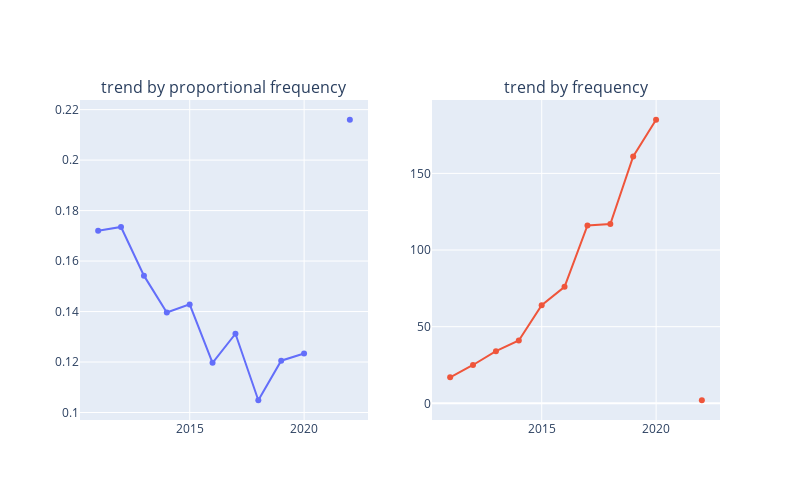

The notebook cell this image was saved under:
### Code cell
import plotly.express as px
import plotly.graph_objects as go
from plotly.subplots import make_subplots

word = 'kill'
country = 'India'

fig = make_subplots(rows = 1, cols = 2, subplot_titles=("trend by proportional frequency", "trend by frequency"))

df1 = df[(df['word']== word)& (df['country']==country)]
df1 = df1[df['time'].dt.year>2009]

fig.add_trace(go.Scatter( x = df1['time'], y=df1['prop_frequency']), row=1, col=1 )
fig.add_trace(go.Scatter( x = df1['time'], y=df1['frequency']), row=1, col=2 )

fig.update_layout(height = 500, width = 800, showlegend = False)

#fig = px.line(df1.sort_values(by = 'time', ascending = False), x = 'time', y ='prop_frequency')
fig.show()

### Figure 1 — Plotly figure (JSON) as saved in the notebook; plotly's stock layout.template omitted (floating-point values rounded to 4 significant figures)
{"data": [{"type": "scatter", "x": ["2010-12-31T00:00:00", "2011-12-31T00:00:00", "2012-12-31T00:00:00", "2013-12-31T00:00:00", "2014-12-31T00:00:00", "2015-12-31T00:00:00", "2016-12-31T00:00:00", "2017-12-31T00:00:00", "2018-12-31T00:00:00", "2019-12-31T00:00:00", "2020-12-31T00:00:00", "2021-12-31T00:00:00"], "xaxis": "x", "y": [0.172, 0.1735, 0.1542, 0.1396, 0.1428, 0.1197, 0.1312, 0.1049, 0.1205, 0.1234, null, 0.216], "yaxis": "y"}, {"type": "scatter", "x": ["2010-12-31T00:00:00", "2011-12-31T00:00:00", "2012-12-31T00:00:00", "2013-12-31T00:00:00", "2014-12-31T00:00:00", "2015-12-31T00:00:00", "2016-12-31T00:00:00", "2017-12-31T00:00:00", "2018-12-31T00:00:00", "2019-12-31T00:00:00", "2020-12-31T00:00:00", "2021-12-31T00:00:00"], "xaxis": "x2", "y": [17, 25, 34, 41, 64, 76, 116, 117, 161, 185, null, 2], "yaxis": "y2"}], "layout": {"annotations": [{"font": {"size": 16}, "showarrow": false, "text": "trend by proportional frequency", "x": 0.225, "xanchor": "center", "xref": "paper", "y": 1, "yanchor": "bottom", "yref": "paper"}, {"font": {"size": 16}, "showarrow": false, "text": "trend by frequency", "x": 0.775, "xanchor": "center", "xref": "paper", "y": 1, "yanchor": "bottom", "yref": "paper"}], "height": 500, "showlegend": false, "width": 800, "xaxis": {"anchor": "y", "domain": [0, 0.45]}, "xaxis2": {"anchor": "y2", "domain": [0.55, 1]}, "yaxis": {"anchor": "x", "domain": [0, 1]}, "yaxis2": {"anchor": "x2", "domain": [0, 1]}}}
